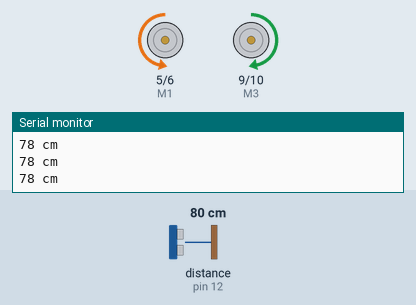
A sketch run on a simulated Arduino Uno, built with avr-gcc and run on an emulated ATmega328P. Parts: motor-driver pin pairs drawn as motors (green arrow = first pin HIGH = forward, orange = second pin HIGH = backward, longer = more drive), the last lines printed to the serial monitor. Wiring (inferred from the names in the program): ultrasonic range finder: trigger pin 13; echo pin 12. The test bench sets the inputs (shaded band); at power-on: distance to the obstacle (sensor on pin 12) 80 cm. The echo pulse lasts 58.3 µs per cm.

Above: at 1.2 s.
1.3 s: distance to the obstacle (sensor on pin 12) set to 23 cm
At 2.5 s:
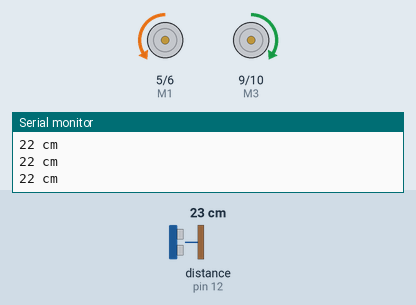
2.8 s: distance to the obstacle (sensor on pin 12) set to 18 cm
At 3.8 s:
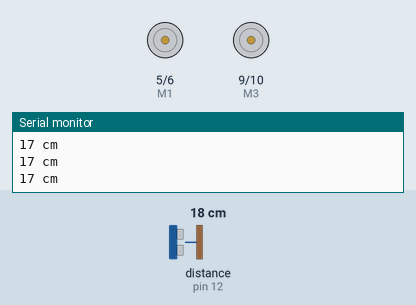
4.3 s: distance to the obstacle (sensor on pin 12) set to 35 cm
At 4.9 s:
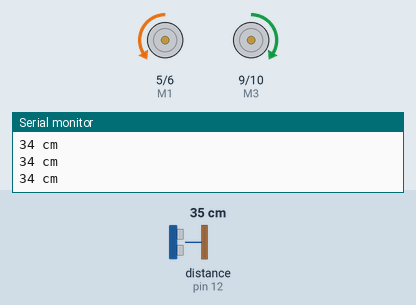
5.8 s: distance to the obstacle (sensor on pin 12) set to 2 cm
At 7.2 s:
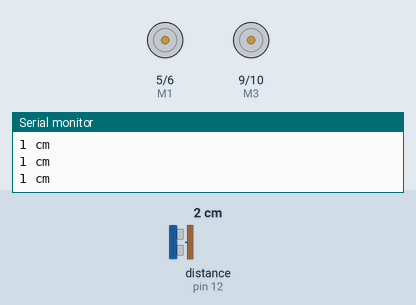
Timing chart, 0 to 8.8 s (numbered marks = the images above; inputs shaded):
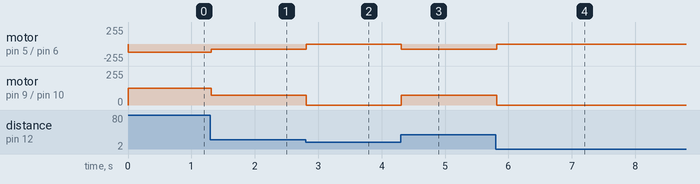

The sketch:

UltraSonic_Car.ino
```cpp
#define echoPin 12
#define trigPin 13
#define M1 5
#define M2 6
#define M3 9
#define M4 10

int duration = 0;
int distance = 0;

void setup() {
  Serial.begin(9600);
  pinMode(trigPin, OUTPUT);
  pinMode(echoPin, INPUT);
  pinMode(M2, OUTPUT);
  pinMode(M3, OUTPUT);
  pinMode(M4, OUTPUT);
}

void loop() {
  //Ultrasonic sensor
  digitalWrite(trigPin, LOW);
  delayMicroseconds(2);
  digitalWrite(trigPin, HIGH);
  delayMicroseconds(10);
  digitalWrite(trigPin, LOW);
  duration = pulseIn(echoPin, HIGH);
  distance = duration*0.034/2;
  Serial.print(distance);
  Serial.println(" cm");

  if (distance<20 && distance>=0) {
    //stop
    analogWrite(M1, 0);
    analogWrite(M2, 0);
    analogWrite(M3, 0);
    analogWrite(M4, 0);
  } else if (distance>=20 && distance<65) {
    //slow movement
    analogWrite(M1, 0);
    analogWrite(M2, 75);
    analogWrite(M3, 75);
    analogWrite(M4, 0);
  } else if (distance>=65 && distance<100) {
    //fast movement
    analogWrite(M1, 0);
    analogWrite(M2, 125);
    analogWrite(M3, 125);
    analogWrite(M4, 0);
  } else if (distance>=100) {
    //stop
    analogWrite(M1, 0);
    analogWrite(M2, 0);
    analogWrite(M3, 0);
    analogWrite(M4, 0);
  }
}
```

Measured:
- the behaviour switches between 21 and 20 cm on distance to the obstacle (sensor on pin 12) (found by bisection; images 1 and 2)
- after the input at 1.3 s, motor on pin 5 (M1) / pin 6 (M2): backward 125/255 → backward 75/255 at once; motor on pin 9 (M3) / pin 10 (M4): forward 125/255 → forward 75/255 at once
- after the input at 2.8 s, motor on pin 5 (M1) / pin 6 (M2): backward 75/255 → stopped at once; motor on pin 9 (M3) / pin 10 (M4): forward 75/255 → stopped at once
- after the input at 4.3 s, motor on pin 5 (M1) / pin 6 (M2): stopped → backward 75/255 at once; motor on pin 9 (M3) / pin 10 (M4): stopped → forward 75/255 at once
- after the input at 5.8 s, motor on pin 5 (M1) / pin 6 (M2): backward 75/255 → stopped at once; motor on pin 9 (M3) / pin 10 (M4): forward 75/255 → stopped at once
